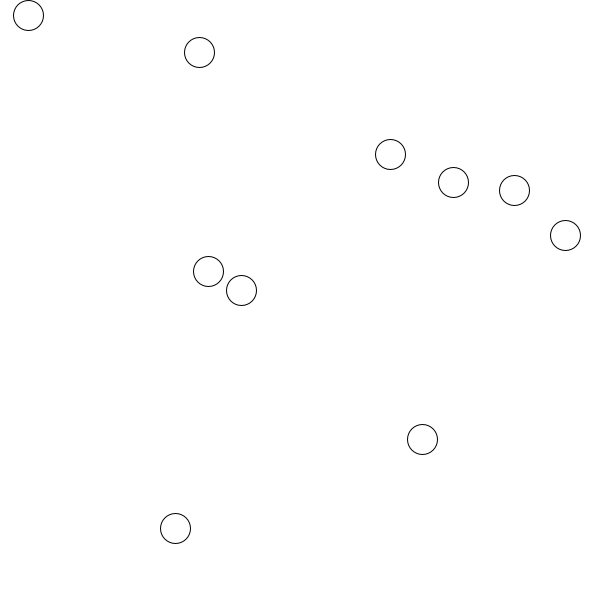
Frame 1 (no input)
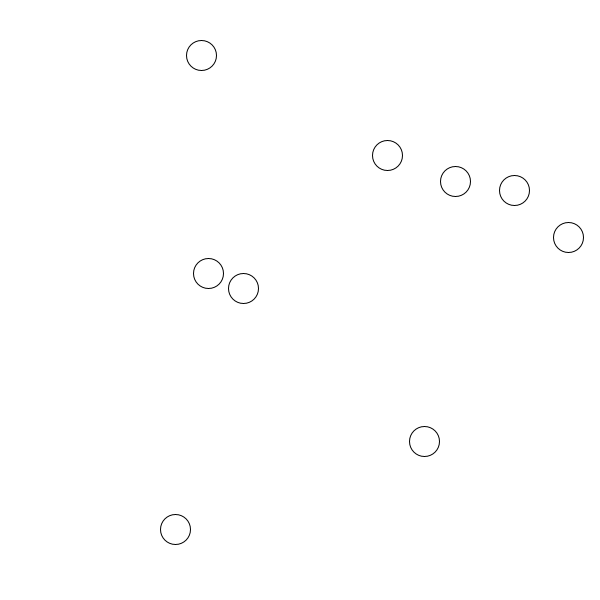
Frame 60 (the mouse pressed at the canvas centre just before this capture)
Frame 120 (the mouse held since frame 60 and released just before this capture): identical to frame 60, image omitted

The Processing sketch that drew these frames (run headless with seeded random() and noise(); from frame 60 on, the mouse is pressed at the canvas centre):

// Processing sketch: Brownian_motion
// ── Brownian_motion.pde
ArrayList<Particle> p = new ArrayList();
void setup() {
  size(600, 600);
  for (int i=0; i<10; i++) {
    p.add(new Particle(random(0, width),random(0, height)));
  }
}

void draw() {
  background(255);
  for(int i=0;i<10;i++){
    p.get(i).display();
    p.get(i).walls();
    p.get(i).checkbump(p, i);
  }
}

// ── Particle.pde
class Particle{
  PVector pos, dir;
  float r;
  Particle(float x, float y){
    pos = new PVector(x, y);
    dir = new PVector(random(-3,3), random(-3,3));
    r = 30;
  }
  
  void display(){
    pos.add(dir);
    ellipseMode(CENTER);
    ellipse(pos.x, pos.y, r, r);
  }
  
  void walls(){
    if(pos.x+r > width || pos.x-r < 0){
      dir.x *= -1;
    }else if(pos.y+r > height || pos.y-r < 0){
      dir.y *= -1;
    }
  }
  
  void checkbump(ArrayList<Particle> par, int index){
    //par.remove(index);
    for(int i=0;i<par.size();i++){
      if(pos.x == par.get(i).pos.x && pos.y == par.get(i).pos.y){
        dir.x *=-1;
        dir.y *=-1;
      }
    }
  }
}
